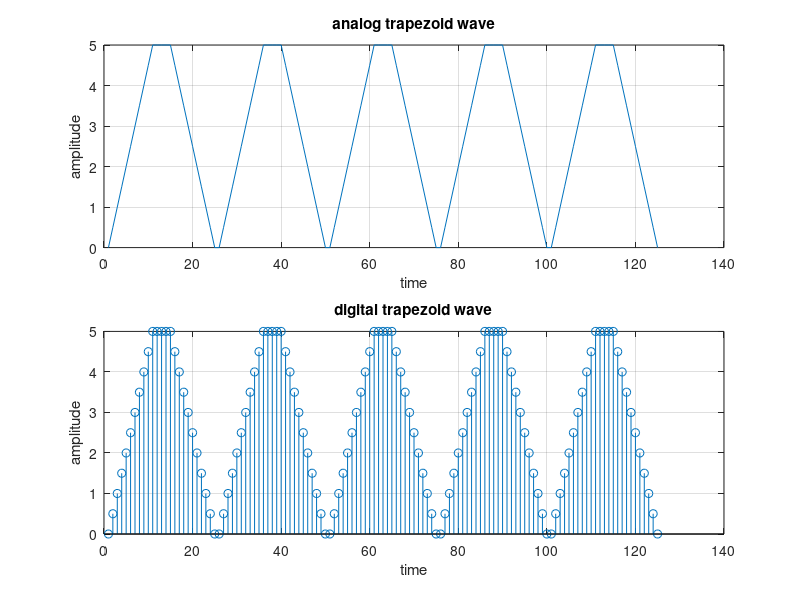

The MATLAB source for this figure:
clear all;
close all;
clc;
%generation of various dts%
N=input("enter the number of cycle");
M=input("enter the amplitude");
n1=0:0.5:M;
n2=M;
n3=M;
n4=M;
n5=M:-0.5:0;
n=[];
for i=1:N
    n=[n,n1,n2,n3,n4,n5];
end
subplot(2,2,[1,2]);
plot(n) %ct
xlabel('time');
ylabel('amplitude');
title('analog trapezoid wave');grid;
subplot(2,2,[3,4])
stem(n);
xlabel('time');
ylabel('amplitude');
title('digital trapezoid wave');grid;